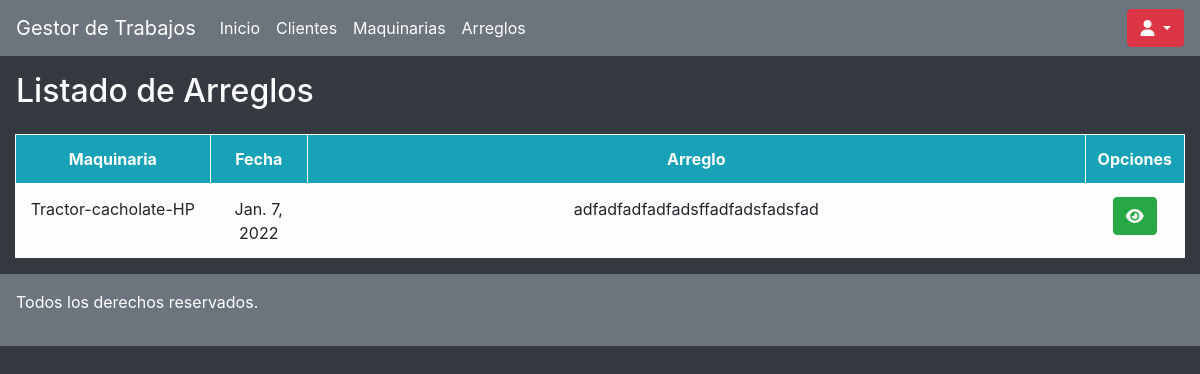
Before: /clientes/arreglos/ (signed in) with the older database file.
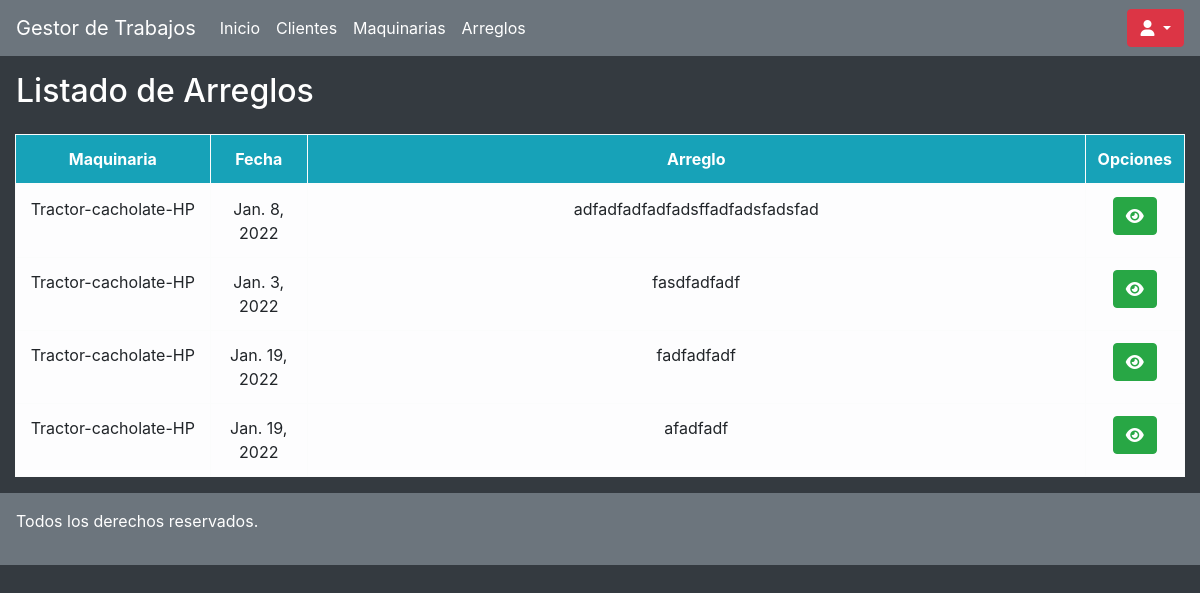
After: the same page with the newer database file.
### clientes/models.py (models this page shows, shortened)
class Arreglo_Maquinarias(models.Model):
    maquinaria = models.ForeignKey(Maquinarias, null= True, blank = True, on_delete=models.CASCADE)
    fecha_arreglo = models.DateField(null=True)
    arreglo = models.CharField(max_length=200)

class Maquinarias(models.Model):
    propietario = models.ForeignKey(Clientes, null= True, blank = True, on_delete=models.CASCADE)
    tipo = models.CharField(max_length=50)
    modelo = models.CharField(max_length=50)
    marca = models.CharField(max_length=50)
    def __str__(self): #es para que cuando lo pidamos me devuelva algo legible, en este caso el nombre
        return f'{self.tipo}-{self.modelo}-{self.marca}'

### clientes/views.py (the view)
# urls.py: path('arreglos/',arreglos, name ='arreglos'),
@login_required
def arreglos(request):
    arreglos = Arreglo_Maquinarias.objects.all()
    maquinarias = Maquinarias.objects.all()
    return render(request, 'arreglos.html', {"arreglos": arreglos, "maquinarias": maquinarias})

### clientes/templates/arreglos.html (shortened to what this page needs)
{% extends "./base.html" %}
{% block body%}
<div class="col-12 ">
    <div class="row my-auto" mx-3>
        <h2 class="p-3 text-white col-11">Listado de Arreglos</h2>
    </div>
    <table class="table col-12 text-center table-bordered table-light table-hover">
        <thead class="bg-info text-white">
            <tr>
                <th class="col-2">Maquinaria</th>
                <th class="col-1">Fecha</th>
                <th class="col-8">Arreglo</th>
                <th colspan="2" class="col-1">Opciones</th>
            </tr>
        </thead>
        <tbody class="">
            {% for arreglos in arreglos %}
            <tr>
                <td> {{ arreglos.maquinaria}} </td>
                <td> {{ arreglos.fecha_arreglo}} </td>
                <td class="overflow-hidden"> {{ arreglos.arreglo}} </td>
                <td><a href="#arreglos{{arreglos.id}}" data-toggle="modal" data-target="#arreglos{{arreglos.id}}" class="btn btn-success" title="Arreglos"><i class="fas fa-eye"></i></a></td>
            </tr>
            {% endfor %}
        </tbody>
    </table>
</div>
{%endblock%}

Changed rows visible on the page:
changed Arreglo_Maquinarias "adfadfadfadfadsffadfadsfadsfad": fecha_arreglo "Jan. 7, 2022" → "Jan. 8, 2022"
added Arreglo_Maquinarias: maquinaria "Tractor-cacholate-HP", fecha_arreglo "Jan. 3, 2022", arreglo "fasdfadfadf"
added Arreglo_Maquinarias: maquinaria "Tractor-cacholate-HP", fecha_arreglo "Jan. 19, 2022", arreglo "fadfadfadf"
added Arreglo_Maquinarias: maquinaria "Tractor-cacholate-HP", fecha_arreglo "Jan. 19, 2022", arreglo "afadfadf"
